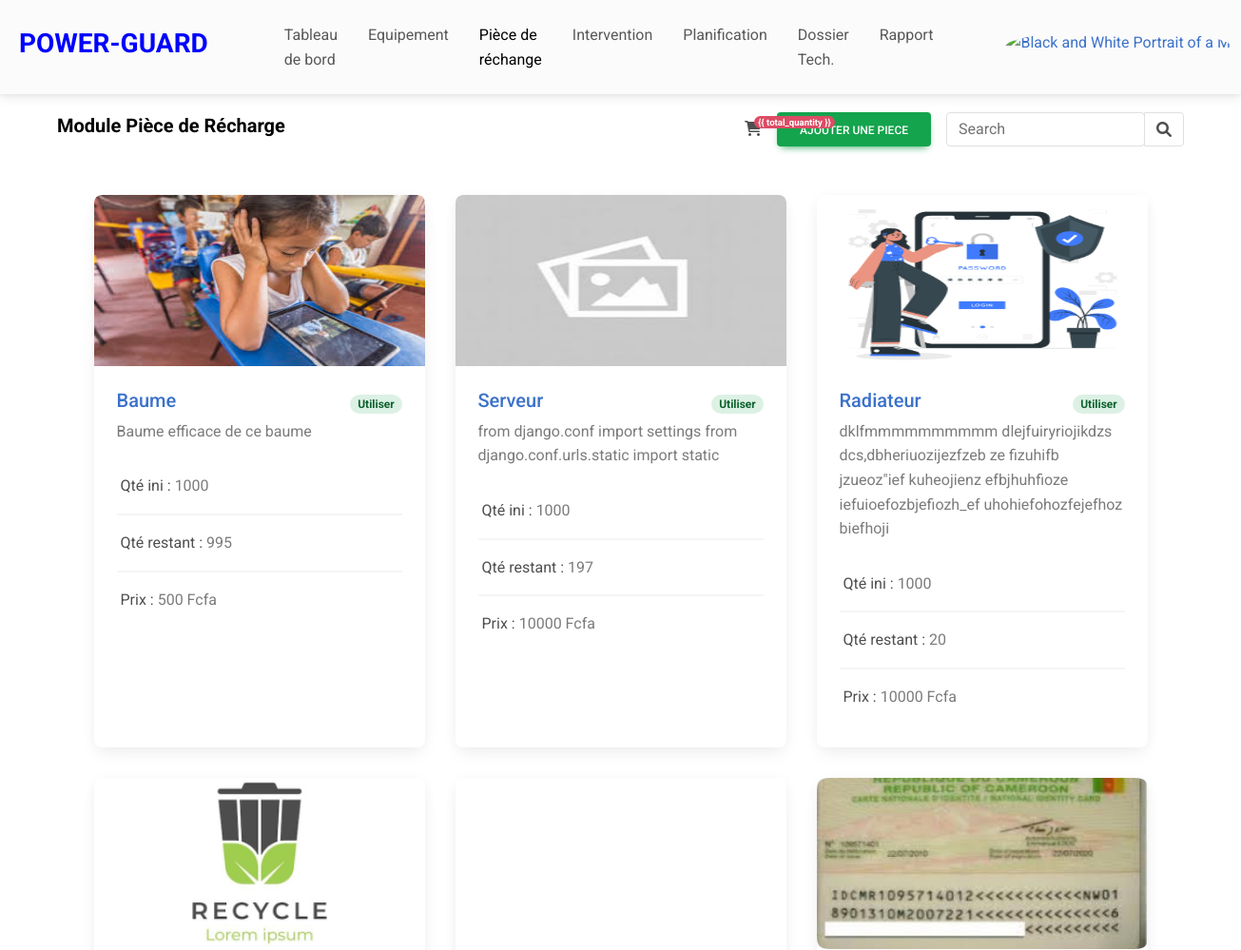
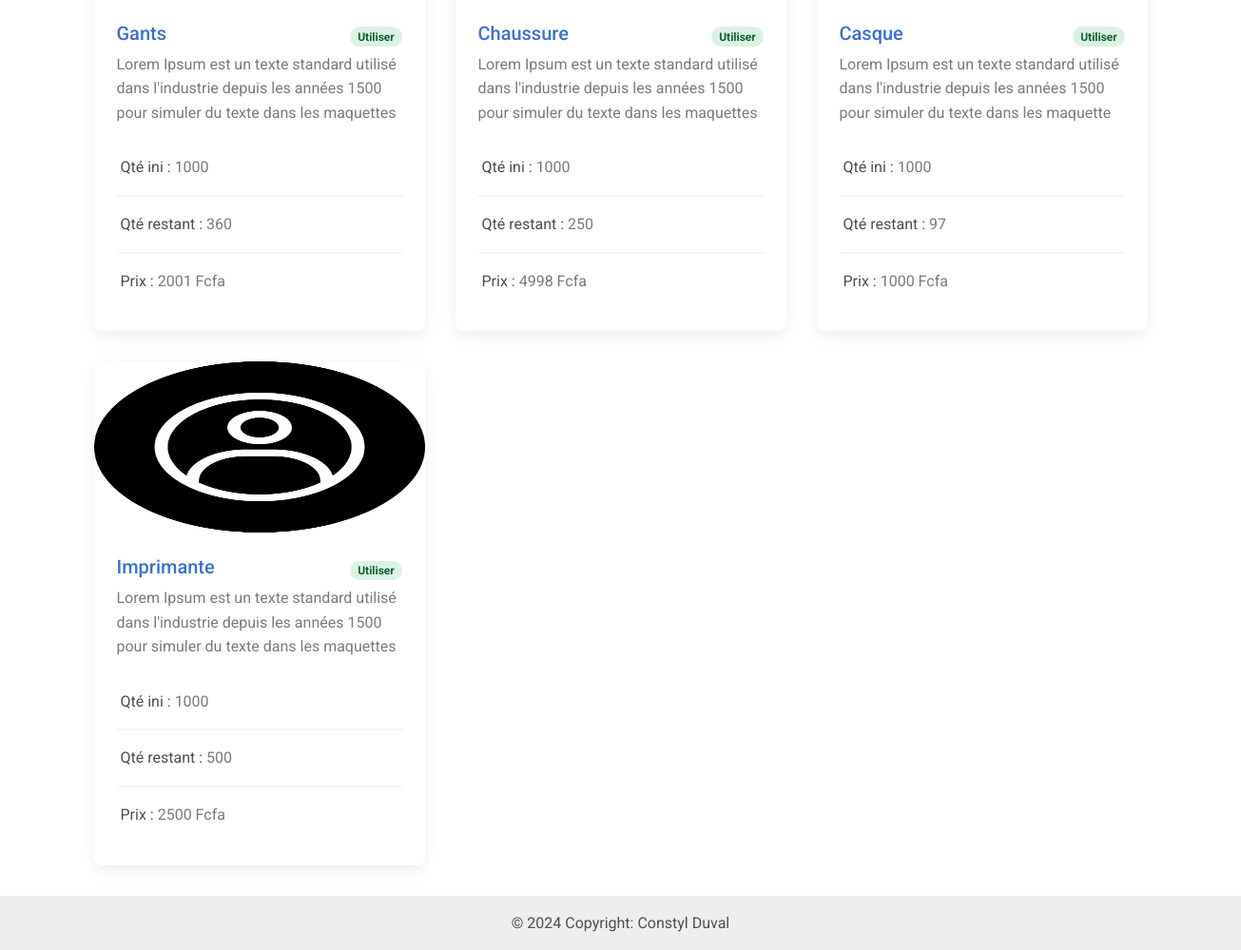
/piece (signed in), run on the app's committed database (2 pictures, top to bottom).
### eneo_pages/models.py (models this page shows, shortened)
class Pièce(models.Model):
    Etat = [
        ("Bon", "Bon état"),
        ("Mauvais", "Mauvais état"),
    ]
    nom=models.CharField(max_length=100)
    description = models.TextField()
    photo = models.ImageField(upload_to="image", blank=True, null=True)
    quantité_initial = models.IntegerField(default=0)
    quantité_disponible = models.IntegerField()
    fournisseur=models.CharField(max_length=100, blank=True, null=True)
    etat = models.CharField(max_length=100, choices=Etat, default="Bon")
    prix_unitaire = models.IntegerField()
    date_création=models.DateTimeField(auto_now_add=True)
    date_modification=models.DateTimeField(auto_now=True)

### eneo_pages/views.py (the view)
# urls.py: path("piece", views.piece, name="piece"),
@login_required
def piece(request):
    context = {}
    q = request.GET.get("q")
    base_queryset = Pièce.objects.all().order_by('-date_création')
    if q:
        s = PièceDocument.search().query(
            ESQ("multi_match",
                query=q,
                fields=['nom', 'description', 'fournisseur']
            )
        )
        es_results = s.to_queryset()
        db_results = base_queryset.filter(
            Q(nom__icontains=q) |
            Q(description__icontains=q) |
            Q(fournisseur__icontains=q)
        )
        liste_piece = (es_results & base_queryset) | db_results
    else:
        liste_piece = base_queryset
    context["liste_piece"] = liste_piece.distinct()
    return render(request, "pages/piece/piece.html", context)

### eneo_pages/context_processor.py (called while the page is built)
def piece_rechange(request):
    return{'piece_rechange': Session(request)}

### eneo_pages/templates/pages/piece/piece.html
{% extends "../../base/base.html" %}
{% load static %}
{% block body %}
    {% url 'ajouter_piece' as ajouter_piece_url %}
    {% url 'view_cart' as view_cart_url %}
    {% include "../../base/navbar2.html" with title='<a href="#" style="color: black;">Module Pièce de Récharge</a>' button='<button type="button" hx-get="'|add:ajouter_piece_url|add:'" hx-target="#dialog" class="btn btn-success me-3">Ajouter une piece</button>' button2='<a class="text-reset me-3" type="button" hx-get="'|add:view_cart_url|add:'"  hx-target="#dialog"><i class="fa-solid fa-cart-shopping"></i><span id="cart-quantity" class="badge rounded-pill badge-notification bg-danger">{{ total_quantity }}</span></a>' %}
    <div class="container">
        <div class="row py-3">
          {% if liste_piece %}
            {% for piece in liste_piece %}
            <div class="col-12 col-md-6 col-lg-4 col-xl-4 py-3 px-3 fade-out-up">
              <div class="card h-100 fade-out-up">
                <a  href="{% url 'detail_piece' piece.id %}" hx-get="{% url 'detail_piece' piece.id %}" hx-target="#dialog" hx-swap="innerHTML" data-mdb-toggle="modal">
                    <div class="bg-image hover-zoom">
                        <img src="{% if piece.photo %}{{ piece.photo.url }}{% else %}/static/img/empty.jpg{% endif %}" class="card-img-top" alt="Image Description" style="height: 180px;"/>
                    </div>
                    <div class="card-body">
                      <div class="d-flex justify-content-between align-items-center">
                        <h5 class="card-title">{{piece.nom|capfirst}}</h5>
                        <a class="badge rounded-pill badge-success" href="{% url 'add_to_cart' piece.id %}">Utiliser</a>
                      </div>
                      <p class="card-text text-muted">{{piece.description|truncatewords:20}}</p>
                      <ul class="list-group list-group-light">
                        <li class="list-group-item px-1">Qté ini : <span class="text-muted">{{piece.quantité_initial}}</span></li>
                        <li class="list-group-item px-1">Qté restant : <span class="text-muted">{{piece.quantité_disponible}}</span></li>
                        <li class="list-group-item px-1">Prix : <span class="text-muted">{{piece.prix_unitaire}} Fcfa</span></li>
                      </ul>
                    </div>
                </a>
              </div>
            </div>
            {% endfor %}
            {% else %}
            <div class="text-center">
              <img src="{% static 'img/empty.gif' %}" alt="" style="height: 200px; width: 200px;" srcset="">
              <p colspan="9">Aucune pièce de rechange.</p>
            </div>
          {% endif %}
        </div>
    </div>
{% endblock %}

### eneo_pages/templates/base/base.html (style rules this page uses)
.card { transition: transform 0.3s; }

### data on the page
Pièce: photo (picture), nom "Baume", description "Baume efficace de ce baume", quantité_initial "1000", quantité_disponible "995", prix_unitaire "500"
Pièce: nom "Serveur", description "from django.conf import settings from django.conf.urls.static import static", quantité_initial "1000", quantité_disponible "197", prix_unitaire "10000"
Pièce: photo (picture), nom "Radiateur", description "dklfmmmmmmmmmm dlejfuiryriojikdzs dcs,dbheriuozijezfzeb ze fizuhifb jzueoz\"ief kuheojienz efbjhuhfioze iefuioefozbjefiozh_ef uhohiefohozfejefhoz biefhoji", quantité_initial "1000", quantité_disponible "20", prix_unitaire "10000"
Pièce: photo (picture), nom "Gants", description "Lorem Ipsum est un texte standard utilisé dans l'industrie depuis les années 1500 pour simuler du texte dans les maquettes", quantité_initial "1000", quantité_disponible "360", prix_unitaire "2001"
Pièce: photo (picture), nom "Chaussure", description "Lorem Ipsum est un texte standard utilisé dans l'industrie depuis les années 1500 pour simuler du texte dans les maquettes", quantité_initial "1000", quantité_disponible "250", prix_unitaire "4998"
Pièce: photo (picture), nom "Casque", description "Lorem Ipsum est un texte standard utilisé dans l'industrie depuis les années 1500 pour simuler du texte dans les maquette", quantité_initial "1000", quantité_disponible "97", prix_unitaire "1000"
Pièce: photo (picture), nom "Imprimante", description "Lorem Ipsum est un texte standard utilisé dans l'industrie depuis les années 1500 pour simuler du texte dans les maquettes", quantité_initial "1000", quantité_disponible "500", prix_unitaire "2500"

### other printed values
{{ title|escape }} "Module Pièce de Récharge"
{{ button2|safe }} "{{ total_quantity }}"
{{ button|safe }} "AJOUTER UNE PIECE"
